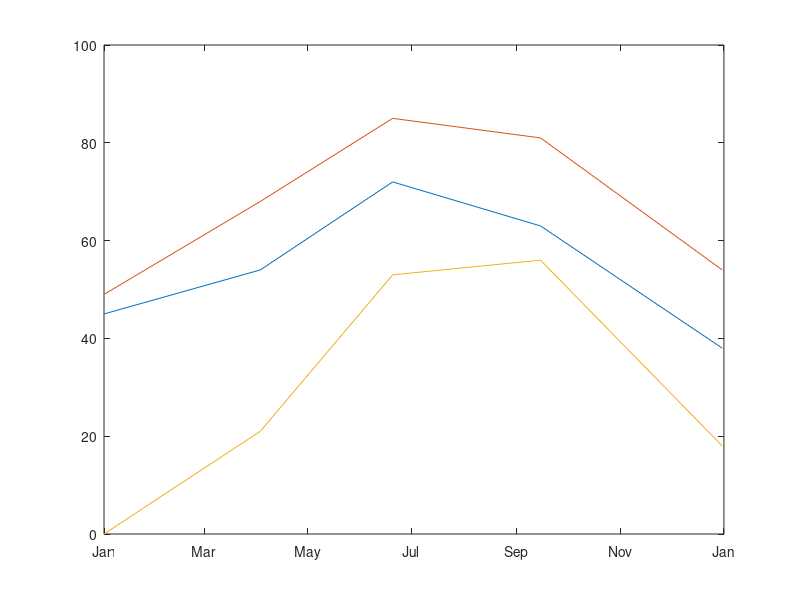

MATLAB code for this plot:
%sample code is from http://www.mathworks.com/help/matlab/matlab_prog/cell-vs-struct-arrays.html?requestedDomain=www.mathworks.com
%Cell arrays contain data in cells that you access by numeric indexing. Common applications of cell arrays include storing separate pieces of text and storing heterogeneous data from spreadsheets.
%For example, store temperature data for three cities over time in a cell array.

temperature(1,:) = {'01-Jan-2010', [45, 49, 0]};
temperature(2,:) = {'03-Apr-2010', [54, 68, 21]};
temperature(3,:) = {'20-Jun-2010', [72, 85, 53]};
temperature(4,:) = {'15-Sep-2010', [63, 81, 56]};
temperature(5,:) = {'31-Dec-2010', [38, 54, 18]};
%Plot the temperatures for each city by date.

allTemps = cell2mat(temperature(:,2));
dates = datenum(temperature(:,1), 'dd-mmm-yyyy');

plot(dates,allTemps)
datetick('x','mmm')

%Differenct class type when access cell by {..} and (..)
get_cell=temperature(1,2)
get_mat=temperature{1,2}